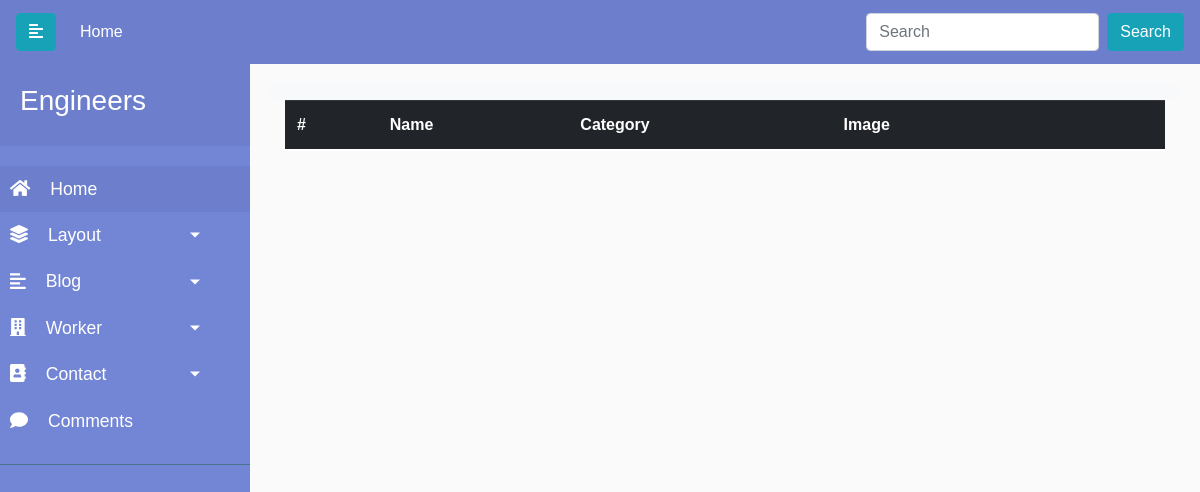
The page /admin/project on the database as committed earlier.
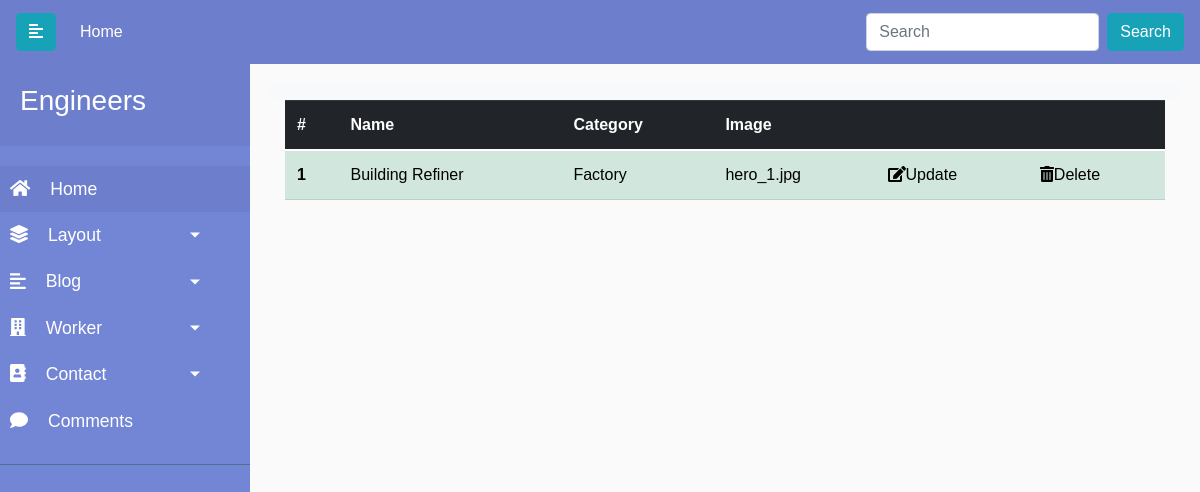
The same page on the database as committed later.
### engineers/models.py (models this page shows)
class Project(db.Model):
    id = db.Column(db.Integer, primary_key=True)
    name = db.Column(db.String(50), nullable=False)
    image = db.Column(db.String(20), default='uploads/default.jpeg')
    category = db.Column(db.Integer, db.ForeignKey('procategory.id'), nullable=False)

### engineers/controllers.py (the view)
@app.route('/admin/project')
def project_list():
    projects = Project.query.all()
    return render_template('admin/project.html', projects=projects)

### engineers/templates/admin/project.html
{% extends 'admin/base.html' %}
{% block content %}
<div class="container">
    <div class="row ">
      <div class="col">
        <table class="table table-success" >
          <thead class="thead-dark">
              <tr>
                <th scope="col">#</th>
                <th scope="col">Name</th>
                <th scope="col">Category</th>
                <th scope="col">Image</th>
                <th></th>
                <th></th>
              </tr>
            </thead>
            <tbody>
               {% for project in projects %}
              <tr>
                <th scope="row">{{project.id}}</th>
                <td>{{project.name}}</td>
                <td>{{project.category}}</td>
                <td>{{project.image}}</td>
                <td><a href="{{url_for('project_update', id=project.id)}}"><i class="fas fa-edit"></i>Update</a></td>
                <td><a href="{{url_for('pro_delete', id=project.id)}}"><i class="fas fa-trash-alt"></i>Delete</a></td>             </tr>
              {% endfor %}
            </tbody>
          </table>
      </div>
    </div>
  </div>
{% endblock %}

### engineers/templates/admin/base.html (shortened to what this page needs)
<!doctype html>
<html lang="en">
<head>
    <link rel="stylesheet" href="{{url_for('static', filename='font/flaticon.css')}}">
    <link rel="stylesheet" href="https://cdnjs.cloudflare.com/ajax/libs/font-awesome/5.15.3/css/all.min.css">
    <link href="https://cdn.jsdelivr.net/npm/bootstrap@5.0.1/dist/css/bootstrap.min.css" rel="stylesheet"
>
    <link rel="stylesheet" href="https://maxcdn.bootstrapcdn.com/bootstrap/4.0.0/css/bootstrap.min.css"
>
    <link rel="stylesheet" href="https://cdnjs.cloudflare.com/ajax/libs/font-awesome/5.13.0/css/all.min.css">
    <link rel="stylesheet" href="includes/style.css">
    <link rel="stylesheet" href="https://cdnjs.cloudflare.com/ajax/libs/font-awesome/5.15.3/css/all.min.css">
</head>
<body>
    {% include 'admin/includes/navbar.html' %}
            {% block content %}
            {% endblock %}
		</div>
	</div>
</body>
</html>

### engineers/templates/admin/includes/navbar.html (shortened to what this page needs)
<nav class="navbar navbar-expand-lg navbar-light" id = nav-top>
  <a class="navbar-brand" href="#">
    <button type="button" id="sidebarCollapse" class="btn  btn-info">
      <i class="fas fa-align-left"></i>
    </button>
  </a>
  <div class="collapse navbar-collapse" id="navbarSupportedContent">
    <ul class="navbar-nav mr-auto">
      <li class="nav-item active">
        <a class="nav-link" href="/index">Home<span class="sr-only">(current)</span></a>
      </li>
    </ul>
    <form class="form-inline my-2 my-lg-0">
      <input class="form-control mr-sm-2" type="search" placeholder="Search" aria-label="Search">
      <button class="btn btn-info my-2 my-sm-0" type="submit">Search</button>
    </form>
  </div>
</nav>
<div class="wrapper">
  <nav id="sidebar">
    <div class="sidebar-header">
      <h3>Engineers</h3>
    </div>
    <ul class="lisst-unstyled components">
      <li class="active">
        <a href="/admin"><i class="fas fa-home admin-icon"></i>Home</a>
      </li>
      <li>
        <a href="#layoutSubmenu" data-toggle="collapse" aria-expanded="false" class="dropdown-toggle"><i class="fas fa-layer-group admin-icon"></i>Layout</a>
      </li>
      <li>
        <a href="#blogSubmenu" data-toggle="collapse" aria-expanded="false" class="dropdown-toggle"><i class="fas fa-align-left admin-icon"></i>Blog</a>
      </li>
      <li>
        <a href="#workerSubmenu" data-toggle="collapse" aria-expanded="false" class="dropdown-toggle"><i class="fas fa-building admin-icon"></i>Worker</a>
      </li>
      <li>
        <a href="#contactSubmenu" data-toggle="collapse" aria-expanded="false" class="dropdown-toggle"><i class="fas fa-address-book admin-icon"></i>Contact</a>
      </li>
      <li>
        <a href="/admin/comment"><i class="fas fa-comment admin-icon"></i>Comments</a>
      </li>
    </ul>
  </nav>
  <div id="content">
    <nav class="navbar navbar-expand-lg navbar-light bg-light">
    </nav>

### engineers/templates/admin/base.html (style rules this page uses)
#nav-top { background-color: #6d7fcc; }
#nav-top a { color: #fff; }
body { font-family: 'Poppins', sans-serif; background: #fafafa; }
a, a:hover, a:focus { color: inherit; text-decoration: none; transition: all 0.3s; }
.wrapper { display: flex; text-decoration: none; transition: all 0.3s; }
.admin-icon { margin-right: 20px; font-size: 18px; }
#sidebar { min-width: 250px; max-width: 250px; background: #7386D5; color: #fff; transition: all 0.3s; }
#sidebar .sidebar-header { padding: 20px; background: #6d7fcc; }
#sidebar ul.components { padding: 20px 0; border-bottom: 1px solid #47748b; }
#sidebar ul li a { padding: 10px; font-size: 1.1em; display: block; }
#sidebar ul li.active>a, a[aria-expanded="true"] { color: #fff; background: #6d7fcc; }
a[data-toggle="collapse"] { position: relative; }
.dropdown-toggle::after { display: block; position: absolute; top: 50%; right: 20%; transform: translateY(-50%); }
#content { width: 100%; padding: 20px; min-height: 100vh; transition: all 0.3s; }

Rows that differ between the two databases and show on the page:
added Project: id "1", name "Building Refiner", category "Factory", image "hero_1.jpg"
